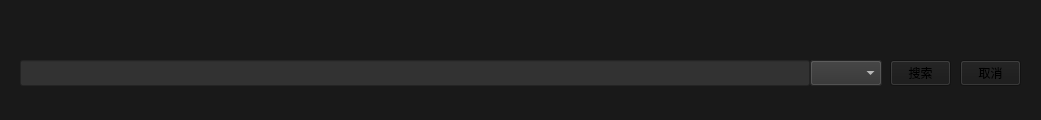
<?xml version="1.0" encoding="UTF-8"?>
<ui version="4.0">
 <class>Frame</class>
 <widget class="QFrame" name="searchFrame">
  <property name="geometry">
   <rect>
    <x>0</x>
    <y>0</y>
    <width>1041</width>
    <height>120</height>
   </rect>
  </property>
  <property name="windowTitle">
   <string>Frame</string>
  </property>
  <property name="styleSheet">
   <string notr="true">background-color: rgb(25, 25, 25);</string>
  </property>
  <widget class="QLineEdit" name="searchLineEdit">
   <property name="geometry">
    <rect>
     <x>20</x>
     <y>60</y>
     <width>790</width>
     <height>26</height>
    </rect>
   </property>
   <property name="styleSheet">
    <string notr="true">color: rgb(255, 255, 255);
background-color: rgb(50, 50, 50);</string>
   </property>
  </widget>
  <widget class="QPushButton" name="cancelSearchButton">
   <property name="geometry">
    <rect>
     <x>960</x>
     <y>60</y>
     <width>61</width>
     <height>26</height>
    </rect>
   </property>
   <property name="text">
    <string>取消</string>
   </property>
  </widget>
  <widget class="QComboBox" name="searchComboBox">
   <property name="geometry">
    <rect>
     <x>810</x>
     <y>60</y>
     <width>72</width>
     <height>26</height>
    </rect>
   </property>
   <property name="styleSheet">
    <string notr="true">color: rgb(255, 255, 255);
background-color: rgb(50, 50, 50);</string>
   </property>
  </widget>
  <widget class="QPushButton" name="searchButton">
   <property name="geometry">
    <rect>
     <x>890</x>
     <y>60</y>
     <width>61</width>
     <height>26</height>
    </rect>
   </property>
   <property name="text">
    <string>搜索</string>
   </property>
  </widget>
 </widget>
 <resources/>
 <connections/>
</ui>
